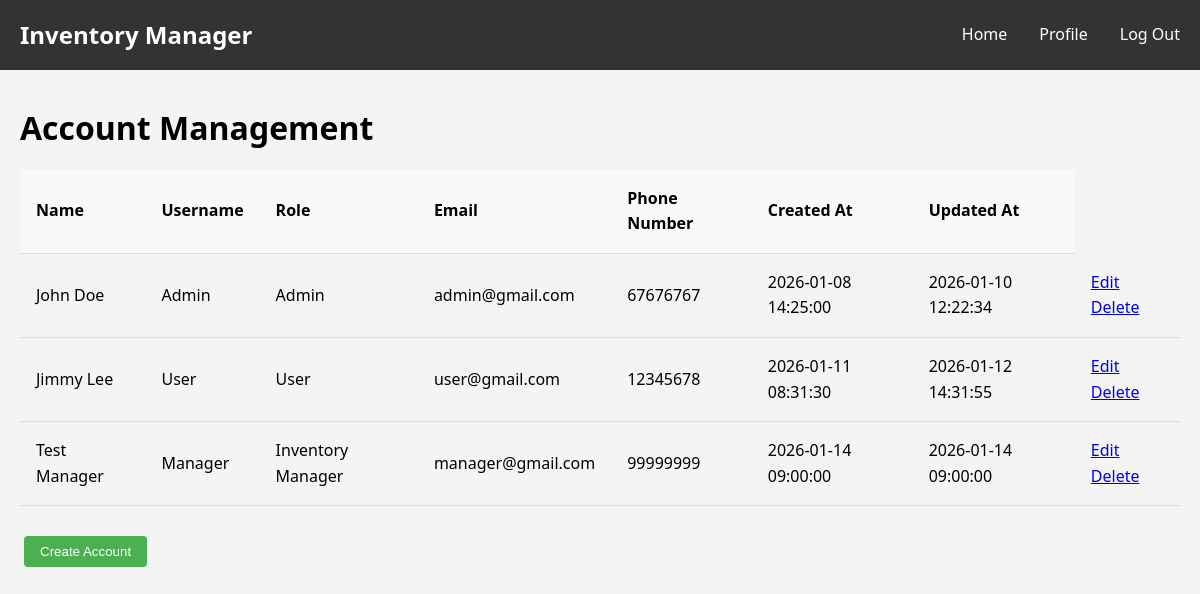
Before: /pages/account_management.php (signed in) with the older database file.
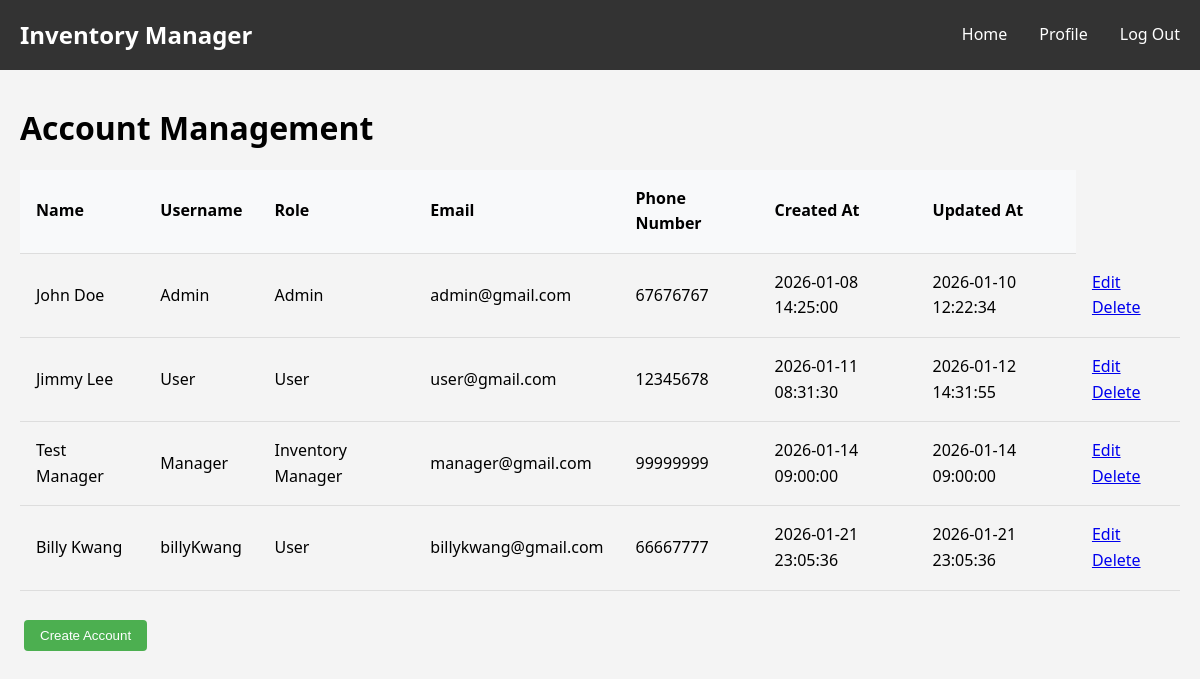
After: the same page with the newer database file.
### tables this page shows
CREATE TABLE `users` (
  `id` int(11) NOT NULL AUTO_INCREMENT,
  `email` varchar(255) NOT NULL,
  `username` varchar(100) NOT NULL,
  `password_hash` varchar(255) NOT NULL,
  `role` enum('Admin','User','Inventory Manager') NOT NULL DEFAULT 'User',
  `first_name` varchar(100) NOT NULL,
  `last_name` varchar(100) NOT NULL,
  `phone_number` varchar(10) NOT NULL,
  `created_at` timestamp NOT NULL DEFAULT current_timestamp(),
  `updated_at` timestamp NOT NULL DEFAULT current_timestamp() ON UPDATE current_timestamp(),
  PRIMARY KEY (`id`),
  UNIQUE KEY `username` (`username`),
  UNIQUE KEY `phone_number` (`phone_number`)
);

### pages/account_management.php (the view, shortened to what this page needs)
<?php
require_once __DIR__ . '/../config/config.php';
?>
<?php
    $acc_info = [];
    $sql = "SELECT id, email, username, role, first_name, last_name, phone_number, created_at, updated_at FROM users";
        $stmt = $conn->prepare($sql);
        if ($stmt->execute()) {
            $result = $stmt->get_result();
            while ($row = $result->fetch_assoc()) {
                $acc_info[] = $row;
            }
        } else {
            $message = "Error fetching accounts: " . $conn->error;
        }
?>
<!DOCTYPE html>
<html lang="en">
<head>
    <link rel="stylesheet" href="<?php echo BASE_URL; ?>/css/style.css">
</head>
<body>
    <?php include __DIR__ . '/../includes/header.php'; ?>
    <div class="container">
        <h1>Account Management</h1>
        <table>
            <thead>
                <tr>
                    <th>Name</th>
                    <th>Username</th>
                    <th>Role</th>
                    <th>Email</th>
                    <th>Phone Number</th>
                    <th>Created At</th>
                    <th>Updated At</th>
                </tr>
            </thead>
            <tbody>
                <?php foreach ($acc_info as $acc): ?>
                <tr>
                    <td><?php echo htmlspecialchars($acc["first_name"] . " " . $acc["last_name"]); ?></td>
                    <td><?php echo htmlspecialchars($acc["username"]); ?></td>
                    <td><?php echo htmlspecialchars($acc["role"]); ?></td>
                    <td><?php echo htmlspecialchars($acc["email"]); ?></td>
                    <td><?php echo htmlspecialchars($acc["phone_number"]); ?></td>
                    <td><?php echo htmlspecialchars($acc["created_at"]); ?></td>
                    <td><?php echo htmlspecialchars($acc["updated_at"]); ?></td>
                    <td>
                        <a href="edit_account.php?id=<?php echo $acc["id"]; ?>">Edit</a>
                        <a href="delete_account.php?id=<?php echo $acc["id"]; ?>">Delete</a>
                    </td>
                </tr>
                <?php endforeach; ?>
            </tbody>
        </table>
        <br>
        <button type="button" class="btn btn-primary" onclick="window.location.href='create_account.php';">Create Account</button>
    </div>
</body>
</html>

### includes/header.php
<nav class="navbar">
    <div class="container">
        <h1>Inventory Manager</h1>
        <ul>
            <?php if (isset($_SESSION["username"])): ?>
                <?php if ($_SESSION["role"] === "User"): ?>
                    <li><a href="<?php echo BASE_URL; ?>/pages/index_user.php">Home</a></li>
                <?php elseif ($_SESSION["role"] === "Admin"): ?>
                    <li><a href="<?php echo BASE_URL; ?>/pages/index_admin.php">Home</a></li>
                <?php endif; ?>
                <li><a href="<?php echo BASE_URL; ?>/pages/profile.php">Profile</a></li>
                <li><a href="<?php echo BASE_URL; ?>/pages/logout.php">Log Out</a></li>
            <?php endif; ?>
        </ul>
    </div>
</nav>

### css/style.css (style rules this page uses)
* { margin: 0; padding: 0; box-sizing: border-box; }
html, body { height: 100%; }
body { font-family: 'Segoe UI', Tahoma, Geneva, Verdana, sans-serif; background-color: #f4f4f4; line-height: 1.6; display: flex; flex-direction: column; }
.container { max-width: 1200px; width: 100%; margin: 0 auto; padding: 0 20px; }
.navbar { background-color: #333; color: white; padding: 1rem 0; margin-bottom: 2rem; width: 100%; }
.navbar .container { display: flex; justify-content: space-between; align-items: center; }
.navbar h1 { font-size: 1.5rem; }
.navbar ul { display: flex; list-style: none; gap: 2rem; }
.navbar a { color: white; text-decoration: none; transition: color 0.3s; }
.btn { display: inline-block; padding: 0.5rem 1rem; margin: 0.25rem; border: none; border-radius: 4px; cursor: pointer; text-decoration: none; transition: background-color 0.3s; }
.btn-primary { background-color: #4CAF50; color: white; }
table { width: 100%; border-collapse: collapse; margin-top: 1rem; }
table th, table td { padding: 1rem; text-align: left; border-bottom: 1px solid #ddd; }
table th { background-color: #f8f9fa; font-weight: bold; }

Changed rows visible on the page:
added users: first_name+last_name "Billy Kwang", username "billyKwang", role "User", email "billykwang@gmail.com", phone_number "66667777", created_at "2026-01-21 23:05:36", updated_at "2026-01-21 23:05:36"
